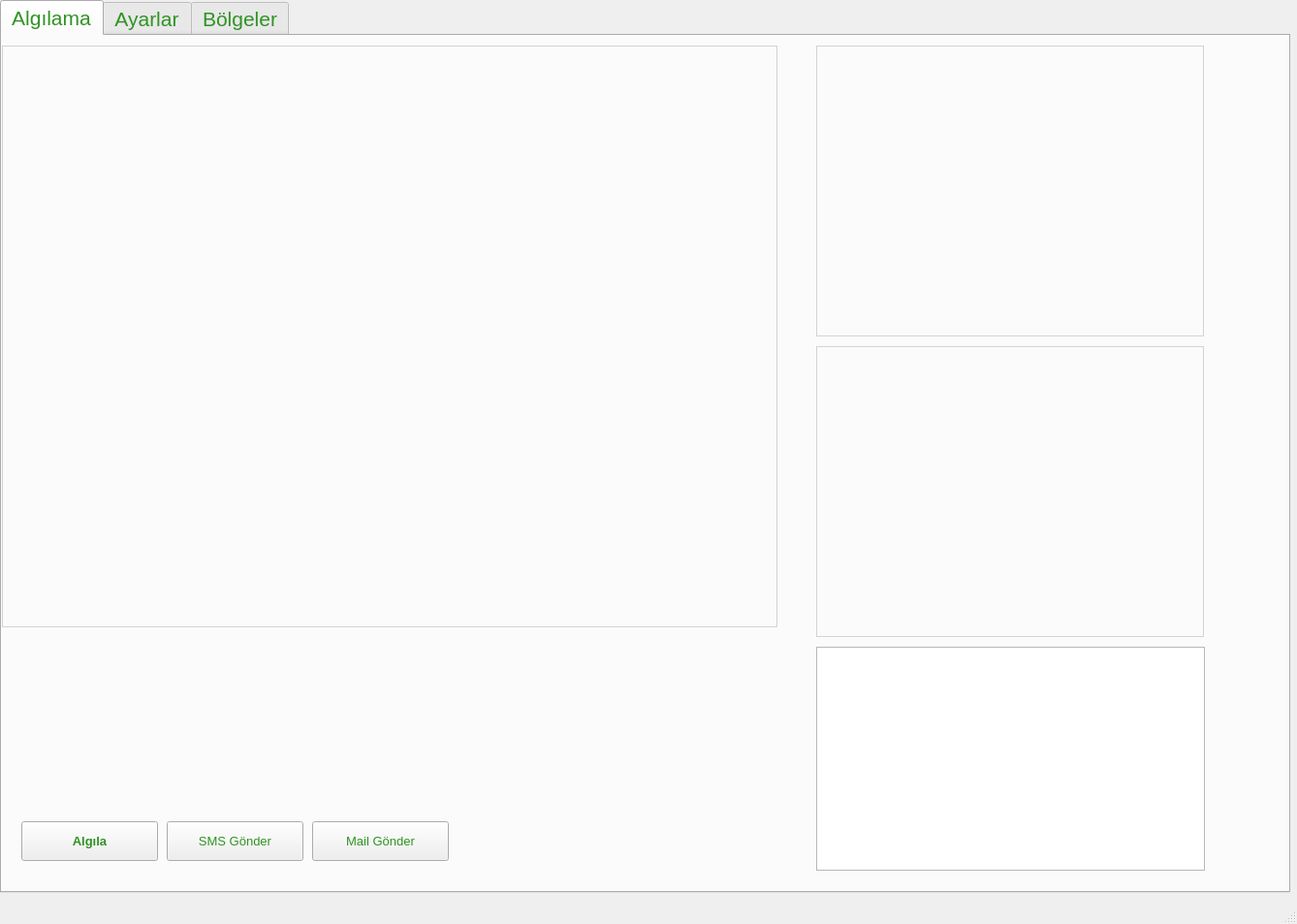
<?xml version="1.0" encoding="UTF-8"?>
<ui version="4.0">
 <class>MainWindow</class>
 <widget class="QMainWindow" name="MainWindow">
  <property name="geometry">
   <rect>
    <x>0</x>
    <y>0</y>
    <width>1338</width>
    <height>953</height>
   </rect>
  </property>
  <property name="windowTitle">
   <string>Forest Fire Detector - Ertuğrul Kuşva</string>
  </property>
  <property name="windowIcon">
   <iconset>
    <normaloff>tree.png</normaloff>tree.png</iconset>
  </property>
  <widget class="QWidget" name="centralwidget">
   <widget class="QTabWidget" name="sekmeler">
    <property name="geometry">
     <rect>
      <x>0</x>
      <y>0</y>
      <width>1331</width>
      <height>921</height>
     </rect>
    </property>
    <property name="font">
     <font>
      <family>Arial</family>
      <pointsize>16</pointsize>
      <weight>50</weight>
      <bold>false</bold>
     </font>
    </property>
    <property name="styleSheet">
     <string notr="true">color:rgb(47, 147, 35)</string>
    </property>
    <property name="currentIndex">
     <number>0</number>
    </property>
    <widget class="QWidget" name="algilama_sekmesi">
     <attribute name="title">
      <string>Algılama</string>
     </attribute>
     <widget class="QPushButton" name="algilama_butonu">
      <property name="geometry">
       <rect>
        <x>20</x>
        <y>810</y>
        <width>141</width>
        <height>41</height>
       </rect>
      </property>
      <property name="font">
       <font>
        <family>Arial</family>
        <pointsize>10</pointsize>
        <weight>75</weight>
        <bold>true</bold>
       </font>
      </property>
      <property name="text">
       <string>Algıla</string>
      </property>
     </widget>
     <widget class="QLabel" name="resim_label">
      <property name="geometry">
       <rect>
        <x>0</x>
        <y>10</y>
        <width>800</width>
        <height>600</height>
       </rect>
      </property>
      <property name="styleSheet">
       <string notr="true">border: 1px solid lightgray;
</string>
      </property>
      <property name="frameShadow">
       <enum>QFrame::Plain</enum>
      </property>
      <property name="text">
       <string/>
      </property>
      <property name="scaledContents">
       <bool>true</bool>
      </property>
     </widget>
     <widget class="QLabel" name="resim_label2">
      <property name="geometry">
       <rect>
        <x>840</x>
        <y>10</y>
        <width>400</width>
        <height>300</height>
       </rect>
      </property>
      <property name="styleSheet">
       <string notr="true">border: 1px solid lightgray</string>
      </property>
      <property name="text">
       <string/>
      </property>
      <property name="scaledContents">
       <bool>true</bool>
      </property>
     </widget>
     <widget class="QPlainTextEdit" name="konsol">
      <property name="geometry">
       <rect>
        <x>840</x>
        <y>630</y>
        <width>401</width>
        <height>231</height>
       </rect>
      </property>
      <property name="font">
       <font>
        <family>Calibri Light</family>
        <pointsize>9</pointsize>
       </font>
      </property>
      <property name="styleSheet">
       <string notr="true">color:red</string>
      </property>
     </widget>
     <widget class="QPushButton" name="mail_butonu">
      <property name="geometry">
       <rect>
        <x>320</x>
        <y>810</y>
        <width>141</width>
        <height>41</height>
       </rect>
      </property>
      <property name="font">
       <font>
        <family>Arial</family>
        <pointsize>10</pointsize>
        <weight>50</weight>
        <bold>false</bold>
       </font>
      </property>
      <property name="text">
       <string>Mail Gönder</string>
      </property>
     </widget>
     <widget class="QLabel" name="resim_label3">
      <property name="geometry">
       <rect>
        <x>840</x>
        <y>320</y>
        <width>400</width>
        <height>300</height>
       </rect>
      </property>
      <property name="styleSheet">
       <string notr="true">border: 1px solid lightgray</string>
      </property>
      <property name="lineWidth">
       <number>1</number>
      </property>
      <property name="text">
       <string/>
      </property>
      <property name="scaledContents">
       <bool>true</bool>
      </property>
     </widget>
     <widget class="QPushButton" name="sms_butonu">
      <property name="geometry">
       <rect>
        <x>170</x>
        <y>810</y>
        <width>141</width>
        <height>41</height>
       </rect>
      </property>
      <property name="font">
       <font>
        <family>Arial</family>
        <pointsize>10</pointsize>
        <weight>50</weight>
        <bold>false</bold>
       </font>
      </property>
      <property name="text">
       <string>SMS Gönder</string>
      </property>
     </widget>
    </widget>
    <widget class="QWidget" name="ayarlar_sekmesi">
     <attribute name="title">
      <string>Ayarlar</string>
     </attribute>
     <widget class="QLabel" name="label">
      <property name="geometry">
       <rect>
        <x>0</x>
        <y>0</y>
        <width>221</width>
        <height>31</height>
       </rect>
      </property>
      <property name="text">
       <string>Yetkili adı:</string>
      </property>
     </widget>
     <widget class="QLabel" name="label_2">
      <property name="geometry">
       <rect>
        <x>0</x>
        <y>70</y>
        <width>221</width>
        <height>31</height>
       </rect>
      </property>
      <property name="text">
       <string>Yetkili cep telefonu:</string>
      </property>
     </widget>
     <widget class="QLabel" name="label_3">
      <property name="geometry">
       <rect>
        <x>0</x>
        <y>140</y>
        <width>221</width>
        <height>31</height>
       </rect>
      </property>
      <property name="text">
       <string>Yetkili mail adresi</string>
      </property>
     </widget>
     <widget class="QPushButton" name="yetkili_kaydet_butonu">
      <property name="geometry">
       <rect>
        <x>20</x>
        <y>220</y>
        <width>93</width>
        <height>28</height>
       </rect>
      </property>
      <property name="text">
       <string>Kaydet</string>
      </property>
     </widget>
     <widget class="QPlainTextEdit" name="konsol_ayarlar">
      <property name="geometry">
       <rect>
        <x>930</x>
        <y>630</y>
        <width>401</width>
        <height>231</height>
       </rect>
      </property>
      <property name="font">
       <font>
        <family>Calibri Light</family>
        <pointsize>9</pointsize>
       </font>
      </property>
      <property name="styleSheet">
       <string notr="true">color:red</string>
      </property>
     </widget>
     <widget class="QLineEdit" name="yetkili_adi_text">
      <property name="geometry">
       <rect>
        <x>0</x>
        <y>30</y>
        <width>221</width>
        <height>31</height>
       </rect>
      </property>
     </widget>
     <widget class="QLineEdit" name="yetkili_cep_telefonu_text">
      <property name="geometry">
       <rect>
        <x>0</x>
        <y>100</y>
        <width>221</width>
        <height>31</height>
       </rect>
      </property>
     </widget>
     <widget class="QLineEdit" name="yetkili_mail_adresi_text">
      <property name="geometry">
       <rect>
        <x>0</x>
        <y>170</y>
        <width>221</width>
        <height>31</height>
       </rect>
      </property>
     </widget>
     <widget class="QPushButton" name="yetkili_duzenle_butonu">
      <property name="geometry">
       <rect>
        <x>150</x>
        <y>220</y>
        <width>93</width>
        <height>28</height>
       </rect>
      </property>
      <property name="text">
       <string>Düzenle</string>
      </property>
     </widget>
     <widget class="QTableWidget" name="yetkili_table_widget">
      <property name="geometry">
       <rect>
        <x>0</x>
        <y>250</y>
        <width>531</width>
        <height>341</height>
       </rect>
      </property>
      <property name="editTriggers">
       <set>QAbstractItemView::AnyKeyPressed|QAbstractItemView::CurrentChanged|QAbstractItemView::DoubleClicked|QAbstractItemView::EditKeyPressed</set>
      </property>
      <column>
       <property name="text">
        <string>ID</string>
       </property>
      </column>
      <column>
       <property name="text">
        <string>ad_soyad</string>
       </property>
      </column>
      <column>
       <property name="text">
        <string>ceptel_no</string>
       </property>
      </column>
      <column>
       <property name="text">
        <string>mail_adres</string>
       </property>
      </column>
     </widget>
    </widget>
    <widget class="QWidget" name="bolgeler_sekmesi">
     <attribute name="title">
      <string>Bölgeler</string>
     </attribute>
    </widget>
   </widget>
  </widget>
  <widget class="QMenuBar" name="menubar">
   <property name="geometry">
    <rect>
     <x>0</x>
     <y>0</y>
     <width>1338</width>
     <height>26</height>
    </rect>
   </property>
  </widget>
  <widget class="QStatusBar" name="statusbar"/>
 </widget>
 <resources/>
 <connections/>
</ui>
